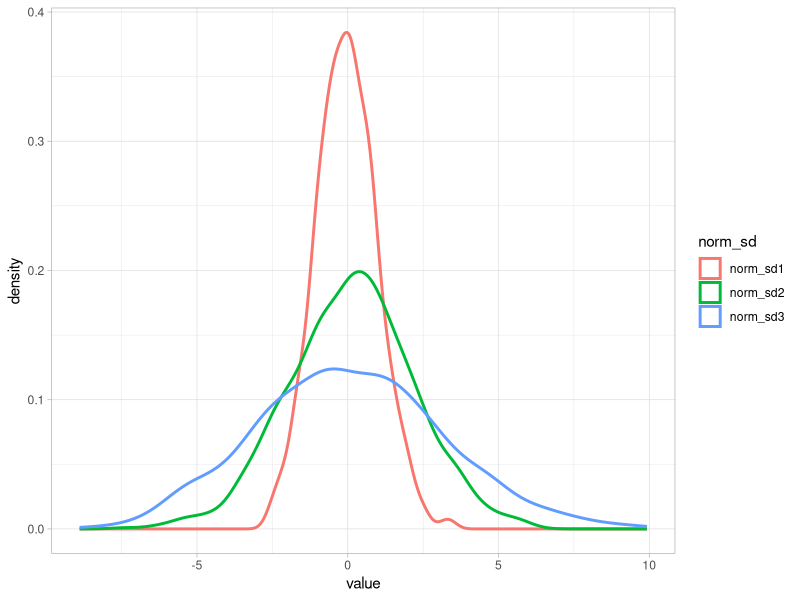
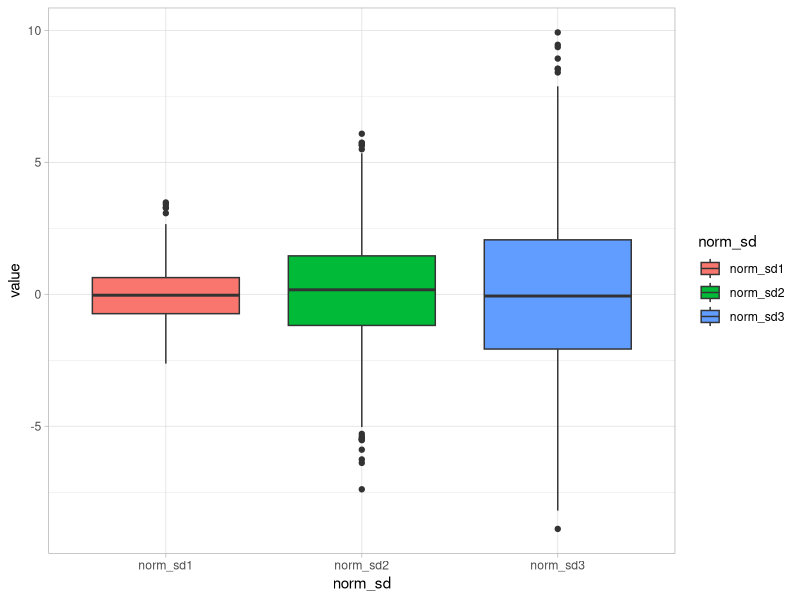

These charts were generated, in order, by the following R code:
# Miary zmienności (rozproszenia)

# zadanie 1

?rnorm

norm_sd1 <- rnorm(1000,mean=0,sd=1)
norm_sd2 <- rnorm(1000,mean=0,sd=2)
norm_sd3 <- rnorm(1000,mean=0,sd=3)

# range - rozstep

range(norm_sd1)
range(norm_sd2)
range(norm_sd3)


# IQR - rozstep miedzykwartylowy

IQR(norm_sd1)
IQR(norm_sd2)
IQR(norm_sd3)

# variance - wariancja

var(norm_sd1)
var(norm_sd2)
var(norm_sd3)

# standard deviation - sd

sd(norm_sd1)
sd(norm_sd2)
sd(norm_sd3)

# WNIOSEK: wektor z najnizszym sd jest najmniej zroznicowany, jego wartosci sa bardziej skoncentrowane sredniej

# Wykonaj jeden wykres, na którym znajdują się trzy rozkłady dla zmiennych norm_sd1, norm_sd2, norm_sd3

library(ggplot2)
library(dplyr)
library(tidyverse)

norm_sd_all <- data.frame(norm_sd1,norm_sd2,norm_sd3) %>% 
  gather(key="norm_sd",value="value",norm_sd1:norm_sd3)

norm_sd_all %>% 
  ggplot(aes(value,group=norm_sd,color=norm_sd))+
  geom_density(size=1)+
  theme_light()

# Wykonaj jeden wykres, na którym znajduję się trzy box-ploty dla zmiennych norm_sd1, norm_sd2, norm_sd3

norm_sd_all %>% 
  ggplot(aes(norm_sd,value,fill=norm_sd))+
  geom_boxplot()+
  theme_light()
  
